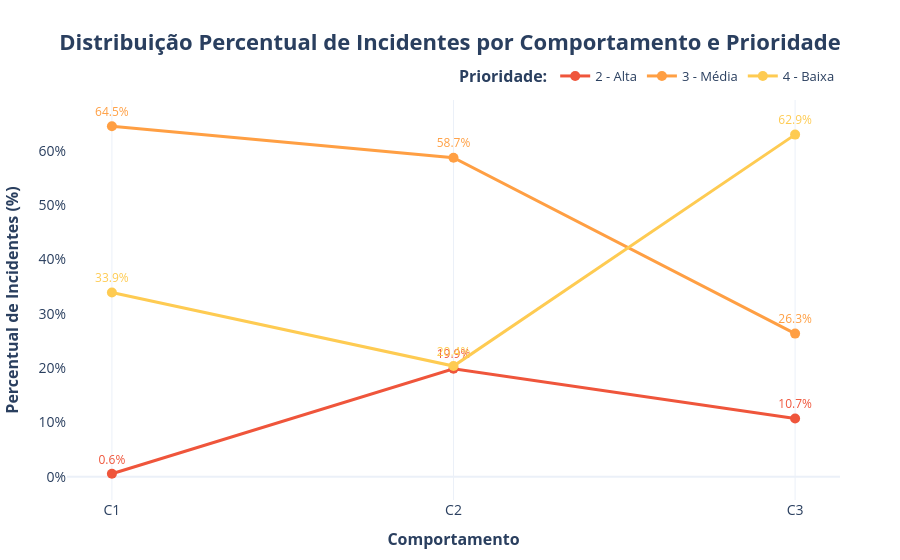

Source (notebook cell):
### Markdown cell above
###### Gráfico: Representatividade de Prioridades por Período

### Code cell
# Definição das cores para cada prioridade (as que você escolheu)
mapa_cores = {
    '2 - Alta': '#EF553B',   # Um vermelho vibrante do Plotly
    '3 - Média': '#FF9F43',  # Laranja
    '4 - Baixa': '#FECB52'   # Amarelo
}

fig = go.Figure()

for prioridade in ['2 - Alta', '3 - Média', '4 - Baixa']:
    # Refatoração: Filtra a linha da prioridade uma única vez.
    linha_prioridade = prioridades.loc[prioridades['Prioridade'] == prioridade]
    
    # Extrai os valores direto das colunas da linha filtrada
    valores_y = [
        linha_prioridade['pct_inc_c1'].values[0],
        linha_prioridade['pct_inc_c2'].values[0],
        linha_prioridade['pct_inc_c3'].values[0]
    ]

    fig.add_trace(go.Scatter(
        x=['C1', 'C2', 'C3'],
        y=valores_y,
        mode='lines+markers+text',  # Adicionado 'text' para mostrar os valores
        name=prioridade,
        
        # Aplicando a cor customizada na linha e no marcador
        line=dict(color=mapa_cores[prioridade], width=3),
        marker=dict(size=10, color=mapa_cores[prioridade]),
        
        # Formatação do texto (rótulo) sobre o ponto
        text=[f'{v:.1f}%' for v in valores_y], # Ex: "20.5%"
        textposition="top center",
        textfont=dict(size=12, color=mapa_cores[prioridade]) # Texto na cor da linha
    ))

# --- MELHORIAS VISUAIS NO LAYOUT ---
fig.update_layout(
    title=dict(
        text='<b>Distribuição Percentual de Incidentes por Comportamento e Prioridade</b>',
        x=0.5, # Centraliza o título
        font=dict(size=22)
    ),
    xaxis=dict(
        title='<b>Comportamento</b>',
        titlefont=dict(size=16),
        tickfont=dict(size=14)
    ),
    yaxis=dict(
        title='<b>Percentual de Incidentes (%)</b>',
        titlefont=dict(size=16),
        ticksuffix='%', # Adiciona '%' nos números do eixo Y
        showgrid=False,  # Remove as linhas de grade horizontais
        tickfont=dict(size=14)
    ),
    legend=dict(
        title='<b>Prioridade:</b>',
        font=dict(size=13),
        orientation="h", # Coloca a legenda na horizontal
        yanchor="bottom",
        y=1.02, # Posição um pouco acima do gráfico
        xanchor="right",
        x=1
    ),
    template='plotly_white', # Fundo branco para visual limpo
    margin=dict(l=60, r=60, t=100, b=60) # Ajusta margens para título e legenda
)

fig.show()

### Figure 1 — Plotly figure (JSON) as saved in the notebook; plotly's stock layout.template omitted (floating-point values rounded to 4 significant figures)
{"data": [{"line": {"color": "#EF553B", "width": 3}, "marker": {"color": "#EF553B", "size": 10}, "mode": "lines+markers+text", "name": "2 - Alta", "text": ["0.6%", "19.9%", "10.7%"], "textfont": {"color": "#EF553B", "size": 12}, "textposition": "top center", "type": "scatter", "x": ["C1", "C2", "C3"], "y": [0.55, 19.87, 10.71]}, {"line": {"color": "#FF9F43", "width": 3}, "marker": {"color": "#FF9F43", "size": 10}, "mode": "lines+markers+text", "name": "3 - Média", "text": ["64.5%", "58.7%", "26.3%"], "textfont": {"color": "#FF9F43", "size": 12}, "textposition": "top center", "type": "scatter", "x": ["C1", "C2", "C3"], "y": [64.48, 58.69, 26.33]}, {"line": {"color": "#FECB52", "width": 3}, "marker": {"color": "#FECB52", "size": 10}, "mode": "lines+markers+text", "name": "4 - Baixa", "text": ["33.9%", "20.4%", "62.9%"], "textfont": {"color": "#FECB52", "size": 12}, "textposition": "top center", "type": "scatter", "x": ["C1", "C2", "C3"], "y": [33.88, 20.36, 62.94]}], "layout": {"legend": {"font": {"size": 13}, "orientation": "h", "title": {"text": "<b>Prioridade:</b>"}, "x": 1, "xanchor": "right", "y": 1.02, "yanchor": "bottom"}, "margin": {"b": 60, "l": 60, "r": 60, "t": 100}, "title": {"font": {"size": 22}, "text": "<b>Distribuição Percentual de Incidentes por Comportamento e Prioridade</b>", "x": 0.5}, "xaxis": {"tickfont": {"size": 14}, "title": {"font": {"size": 16}, "text": "<b>Comportamento</b>"}}, "yaxis": {"showgrid": false, "tickfont": {"size": 14}, "ticksuffix": "%", "title": {"font": {"size": 16}, "text": "<b>Percentual de Incidentes (%)</b>"}}}}
